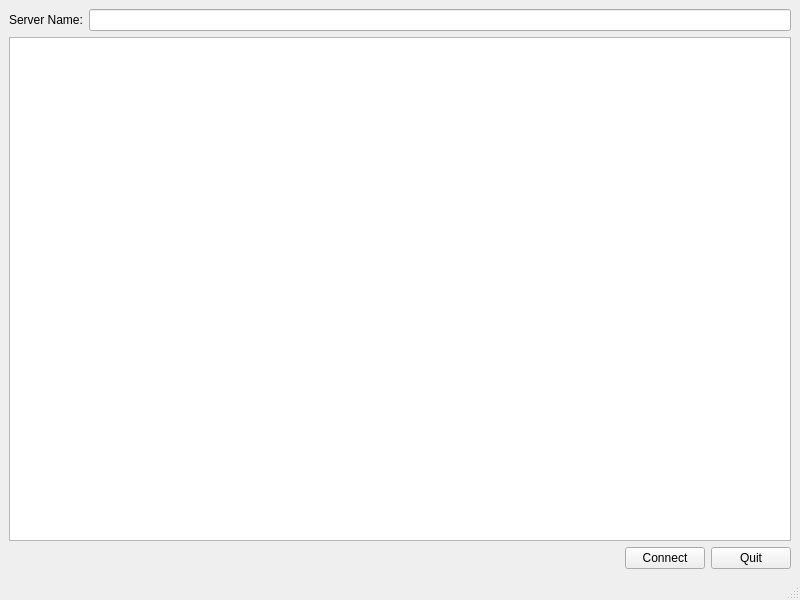
<?xml version="1.0" encoding="UTF-8"?>
<ui version="4.0">
 <class>MainWindow</class>
 <widget class="QMainWindow" name="MainWindow">
  <property name="geometry">
   <rect>
    <x>0</x>
    <y>0</y>
    <width>800</width>
    <height>600</height>
   </rect>
  </property>
  <property name="windowTitle">
   <string>Client</string>
  </property>
  <widget class="QWidget" name="centralwidget">
   <layout class="QVBoxLayout" name="verticalLayout">
    <item>
     <layout class="QHBoxLayout" name="horizontalLayout">
      <item>
       <widget class="QLabel" name="labelServerName">
        <property name="text">
         <string>Server Name:</string>
        </property>
       </widget>
      </item>
      <item>
       <widget class="QLineEdit" name="lineEdit"/>
      </item>
     </layout>
    </item>
    <item>
     <widget class="QListWidget" name="listWidget"/>
    </item>
    <item>
     <layout class="QHBoxLayout" name="horizontalLayout_2">
      <item>
       <spacer name="horizontalSpacer">
        <property name="orientation">
         <enum>Qt::Horizontal</enum>
        </property>
        <property name="sizeHint" stdset="0">
         <size>
          <width>40</width>
          <height>20</height>
         </size>
        </property>
       </spacer>
      </item>
      <item>
       <widget class="QPushButton" name="pushButtonConnect">
        <property name="text">
         <string>Connect</string>
        </property>
       </widget>
      </item>
      <item>
       <widget class="QPushButton" name="pushButtonQuit">
        <property name="text">
         <string>Quit</string>
        </property>
       </widget>
      </item>
     </layout>
    </item>
   </layout>
  </widget>
  <widget class="QMenuBar" name="menubar">
   <property name="geometry">
    <rect>
     <x>0</x>
     <y>0</y>
     <width>800</width>
     <height>19</height>
    </rect>
   </property>
  </widget>
  <widget class="QStatusBar" name="statusbar"/>
 </widget>
 <resources/>
 <connections/>
</ui>
